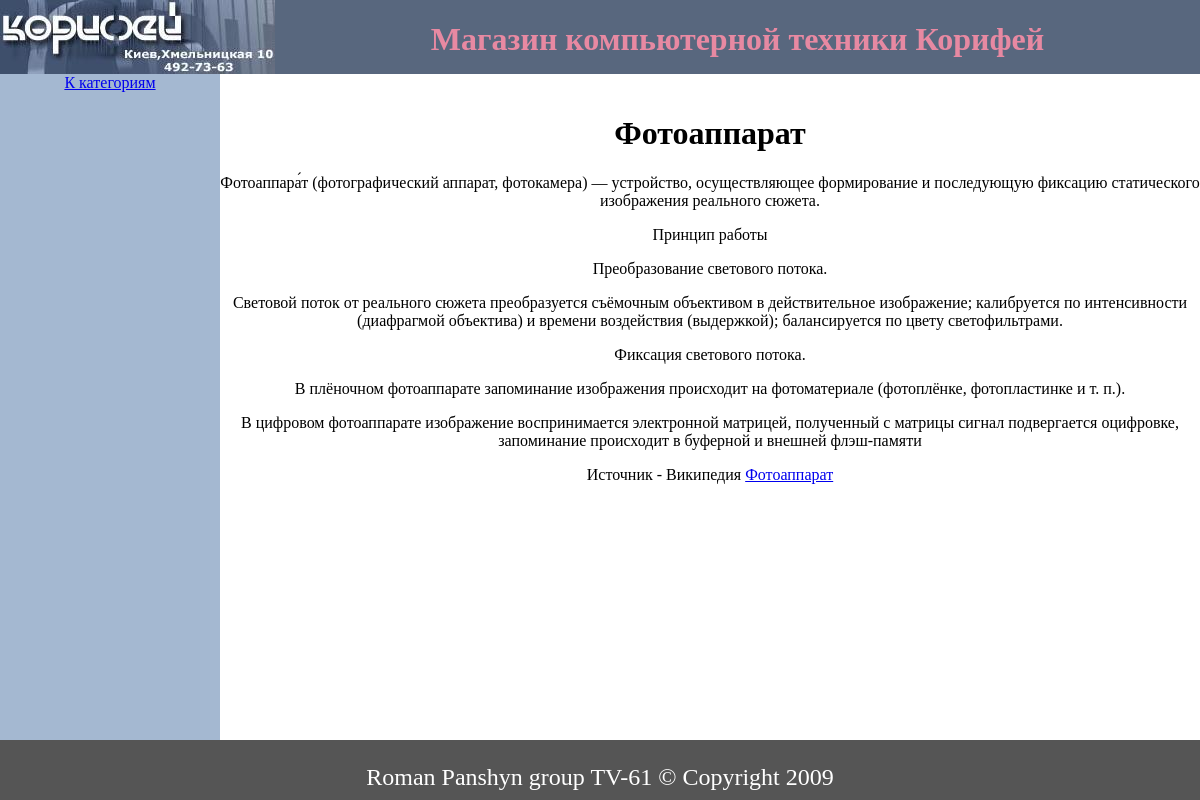
Screenshot of /index.php?show=info&category=photocameras with the database file from the repository.
### tables this page shows
CREATE TABLE `Information` (
  `Id` varchar(50) NOT NULL,
  `Header` varchar(50) NOT NULL default '',
  `Text` text NOT NULL,
  PRIMARY KEY  (`Id`)
);

### index.php (the view, shortened to what this page needs)
<!DOCTYPE html PUBLIC "-//W3C//DTD HTML 4.01 Transitional//EN" "http://www.w3.org/TR/html4/Loose.dtd">
<html>
<head>
  <link rel="stylesheet" type="text/css" href="style.css">
</head>
<body>
<div id='logo'>
<img align='left' border=0 alt='Корифей продажа компьютерной техники' src='images/LogoCoryphae.jpg'>
<h1 align='center'>Магазин компьютерной техники Корифей</h1>
</div>
<div id=bottom>
<p>Roman Panshyn group TV-61 &copy; Copyright 2009</p>
</div>
<?php
$conn=@mysql_connect('localhost','Roman','panshyn');
if ($_GET['show']==info){
 echo "<div id=navig align='center'><a href='index.php'>К категориям</a></div>";
  $h = "SELECT Header from Information where id='".$_GET['category']."'";
  $t = "Select Text from Information where id='".$_GET['category']."'";
  $head = mysql_query($h,$conn);
  $text = mysql_query($t,$conn);
  echo "<div id=content>";
  echo "<h1>".mysql_result($head,0)."</h1>";
  echo mysql_result($text,0);
  echo "</div>";
}
?>
</body>
</html>

### style.css (style rules this page uses)
#navig { position:fixed; width:220px; top:74px; bottom:60px; left:0px; background-color:#a4b8d1; display:block; }
#content { position:fixed; overflow:scroll; text-align:center; top:94px; left:220px; right:0px; bottom:60px; display:block; }
#bottom { position:fixed; bottom:0px; height:60px; width:100%; left:0px; right:0px; background-color:#555; display:block; text-align:center; font-size:x-large; font-family: serif, 'Times New Roman', Times; color:white; background-attachment:fixed; }

### rows the page displays
information: Header "Фотоаппарат", Text "Фотоаппара́т (фотографический аппарат, фотокамера) — устройство, осуществляющее формирование и последующую фиксацию статического изображения реального сюжета. Принцип работы Преобразование светового потока. Световой поток от реального сюжета преобразуется съёмочным объективом в действительное изображение; калибруется по интенсивности (диафрагмой объектива) и времени воздействия (выдержкой); балансируется по цвету светофильтрами. Фиксация светового потока. В плёночном фотоаппарате запоминание изображения происходит на фотоматериале (фотоплёнке, фотопластинке и т. п.). В цифровом фотоаппарате изображение воспринимается электронной матрицей, полученный с матрицы сигнал подвергается оцифровке,…"
